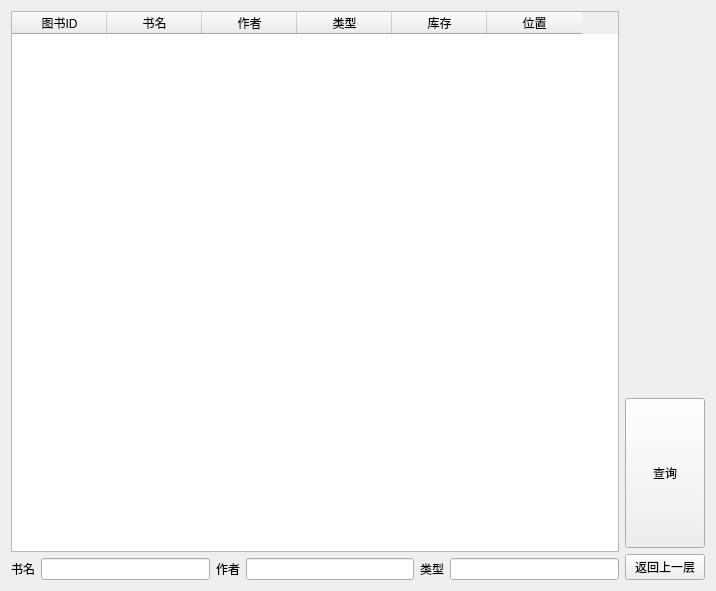
<?xml version="1.0" encoding="UTF-8"?>
<ui version="4.0">
 <class>Form</class>
 <widget class="QWidget" name="Form">
  <property name="geometry">
   <rect>
    <x>0</x>
    <y>0</y>
    <width>716</width>
    <height>591</height>
   </rect>
  </property>
  <property name="windowTitle">
   <string>查询窗口</string>
  </property>
  <layout class="QHBoxLayout" name="horizontalLayout_5">
   <item>
    <layout class="QVBoxLayout" name="verticalLayout_2">
     <item>
      <widget class="QTableWidget" name="tableWidget">
       <property name="editTriggers">
        <set>QAbstractItemView::NoEditTriggers</set>
       </property>
       <property name="sortingEnabled">
        <bool>false</bool>
       </property>
       <attribute name="horizontalHeaderDefaultSectionSize">
        <number>95</number>
       </attribute>
       <column>
        <property name="text">
         <string>图书ID</string>
        </property>
       </column>
       <column>
        <property name="text">
         <string>书名</string>
        </property>
       </column>
       <column>
        <property name="text">
         <string>作者</string>
        </property>
       </column>
       <column>
        <property name="text">
         <string>类型</string>
        </property>
       </column>
       <column>
        <property name="text">
         <string>库存</string>
        </property>
       </column>
       <column>
        <property name="text">
         <string>位置</string>
        </property>
       </column>
      </widget>
     </item>
     <item>
      <layout class="QHBoxLayout" name="horizontalLayout_4">
       <item>
        <layout class="QHBoxLayout" name="horizontalLayout">
         <item>
          <widget class="QLabel" name="label">
           <property name="text">
            <string>书名</string>
           </property>
          </widget>
         </item>
         <item>
          <widget class="QLineEdit" name="lineEdit"/>
         </item>
        </layout>
       </item>
       <item>
        <layout class="QHBoxLayout" name="horizontalLayout_2">
         <item>
          <widget class="QLabel" name="label_2">
           <property name="text">
            <string>作者</string>
           </property>
          </widget>
         </item>
         <item>
          <widget class="QLineEdit" name="lineEdit_2"/>
         </item>
        </layout>
       </item>
       <item>
        <layout class="QHBoxLayout" name="horizontalLayout_3">
         <item>
          <widget class="QLabel" name="label_3">
           <property name="text">
            <string>类型</string>
           </property>
          </widget>
         </item>
         <item>
          <widget class="QLineEdit" name="lineEdit_3"/>
         </item>
        </layout>
       </item>
      </layout>
     </item>
    </layout>
   </item>
   <item>
    <layout class="QVBoxLayout" name="verticalLayout">
     <item>
      <spacer name="verticalSpacer">
       <property name="orientation">
        <enum>Qt::Vertical</enum>
       </property>
       <property name="sizeHint" stdset="0">
        <size>
         <width>20</width>
         <height>40</height>
        </size>
       </property>
      </spacer>
     </item>
     <item>
      <widget class="QPushButton" name="pushButton">
       <property name="minimumSize">
        <size>
         <width>0</width>
         <height>150</height>
        </size>
       </property>
       <property name="text">
        <string>查询</string>
       </property>
      </widget>
     </item>
     <item>
      <widget class="QPushButton" name="pushButton_2">
       <property name="text">
        <string>返回上一层</string>
       </property>
      </widget>
     </item>
    </layout>
   </item>
  </layout>
 </widget>
 <resources/>
 <connections/>
</ui>
